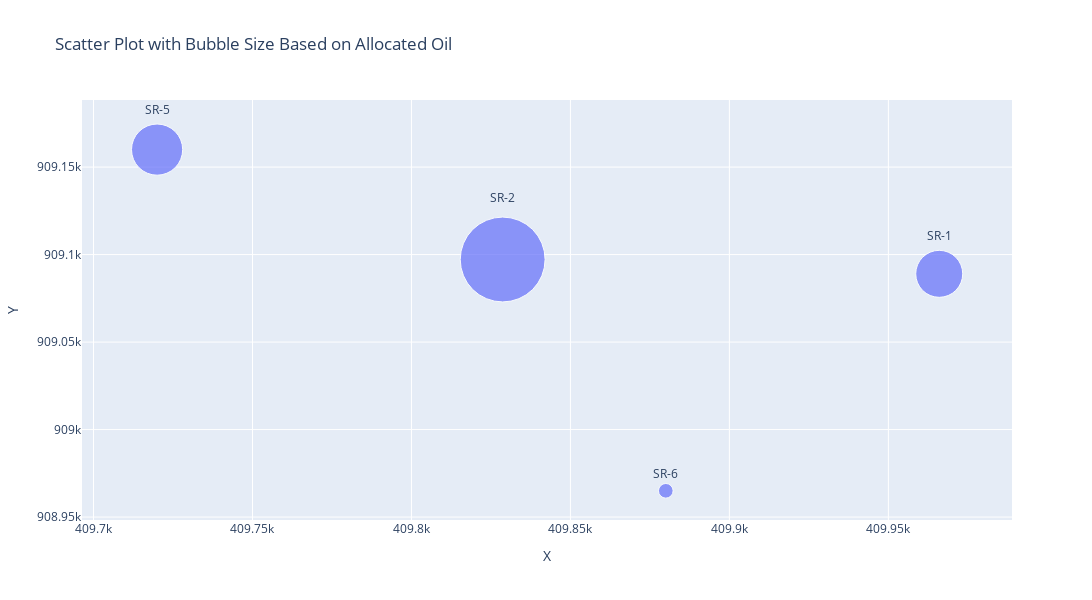

Notebook cell for this chart:
### Code cell
def create_scatter_plot(df):
    scatter_plot = px.scatter(df, 
                              x='X', 
                              y='Y', 
                              size='ALLOCATED_OIL', 
                              text='WELL',  # Add labels to the points
                              title='Scatter Plot with Bubble Size Based on Allocated Oil',
                              width=1300, 
                              height=600,
                              size_max=60)
    
    # Customize the text position (optional)
    scatter_plot.update_traces(textposition='top center')
    
    scatter_plot.show()


# Example usage:
create_scatter_plot(sidi)

### Figure 1 — Plotly figure (JSON) as saved in the notebook; plotly's stock layout.template omitted (floating-point values rounded to 4 significant figures)
{"data": [{"hovertemplate": "X=%{x}<br>Y=%{y}<br>ALLOCATED_OIL=%{marker.size}<br>WELL=%{text}<extra></extra>", "legendgroup": "", "marker": {"color": "#636efa", "size": [366400.0, 1195000.0, 434400.0, 35650.0], "sizemode": "area", "sizeref": 331.9, "symbol": "circle"}, "mode": "markers+text", "name": "", "orientation": "v", "showlegend": false, "text": ["SR-1", "SR-2", "SR-5", "SR-6"], "textposition": "top center", "type": "scatter", "x": [409966, 409800.0, 409720, 409880], "xaxis": "x", "y": [909089, 909100.0, 909160, 908965], "yaxis": "y"}], "layout": {"height": 600, "legend": {"itemsizing": "constant", "tracegroupgap": 0}, "title": {"text": "Scatter Plot with Bubble Size Based on Allocated Oil"}, "width": 1300, "xaxis": {"anchor": "y", "domain": [0, 1], "title": {"text": "X"}}, "yaxis": {"anchor": "x", "domain": [0, 1], "title": {"text": "Y"}}}}
